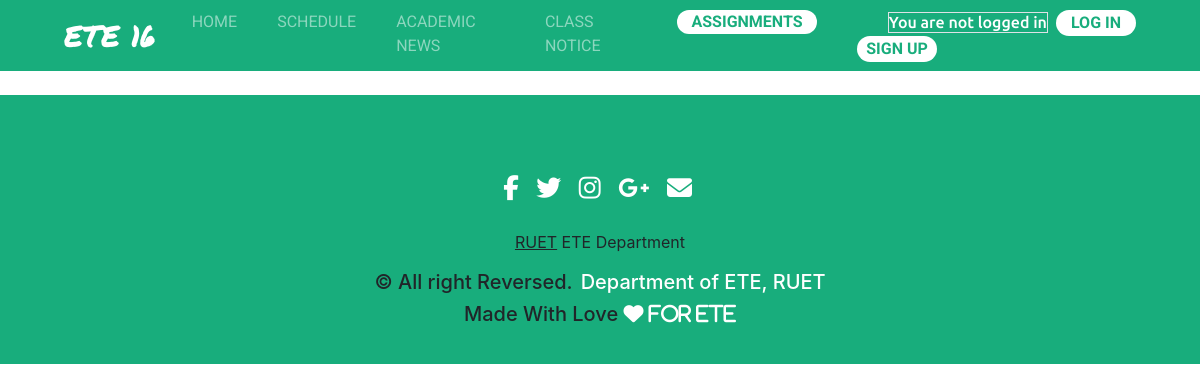
The page /assignments/ on the database as committed earlier.
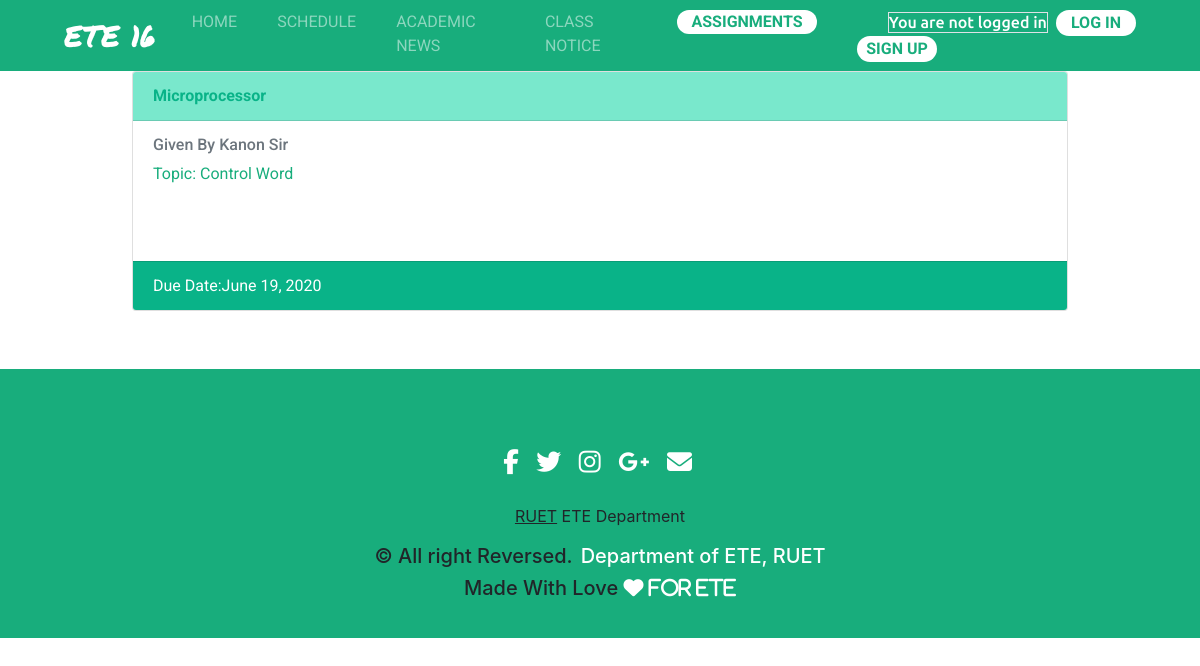
The same page on the database as committed later.
### Assignments/models.py (models this page shows, shortened)
class Assignments(models.Model):
	subject = models.CharField(max_length=20)
	topics = models.CharField(max_length=200)
	teacher = models.CharField(max_length=40)
	due_date = models.DateField(auto_now_add = False)
	author = models.ForeignKey(
		settings.AUTH_USER_MODEL,
		on_delete = models.CASCADE,
		)

### Assignments/views.py (the view)
# urls.py: path('',AssignmentView.as_view(),name='assignment_list')
class AssignmentView(ListView):
	model = Assignments
	template_name = 'assignment_list.html'

### templates/assignment_list.html (shortened to what this page needs)
{% extends 'base.html' %}
{% block content %}
  {% for assignment in object_list %}
    <div class="card custom-card" id="assignment-card">
      <div class="card-header font-weight-bold" >{{ assignment.subject }}</div>
      <div class="card-body">
        <h6 class="card-subtitle mb-2 text-muted">Given By {{ assignment.teacher }}</h6>
          <p class="card-text">Topic: {{assignment.topics}} </p>
      </div>
      <div class="card-footer text-muted">
        Due Date:{{ assignment.due_date }}
      </div>
    </div>
  {% endfor %}
{% endblock content %}

Rows that differ between the two databases and show on the page:
added Assignments: subject "Microprocessor", teacher "Kanon Sir", topics "Control Word", due_date "June 19, 2020"
